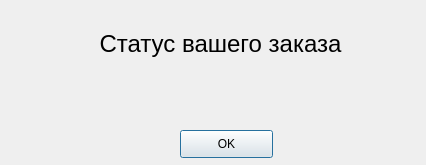
<?xml version="1.0" encoding="UTF-8"?>
<ui version="4.0">
 <class>Info</class>
 <widget class="QDialog" name="Info">
  <property name="geometry">
   <rect>
    <x>0</x>
    <y>0</y>
    <width>426</width>
    <height>165</height>
   </rect>
  </property>
  <property name="windowTitle">
   <string>Dialog</string>
  </property>
  <widget class="QWidget" name="verticalLayoutWidget">
   <property name="geometry">
    <rect>
     <x>70</x>
     <y>20</y>
     <width>301</width>
     <height>101</height>
    </rect>
   </property>
   <layout class="QVBoxLayout" name="verticalLayout">
    <item>
     <widget class="QLabel" name="label">
      <property name="text">
       <string>&lt;html&gt;&lt;head/&gt;&lt;body&gt;&lt;p align=&quot;center&quot;&gt;&lt;span style=&quot; font-size:18pt;&quot;&gt;Статус вашего заказа&lt;/span&gt;&lt;/p&gt;&lt;/body&gt;&lt;/html&gt;</string>
      </property>
     </widget>
    </item>
    <item>
     <widget class="QLabel" name="showInfo">
      <property name="font">
       <font>
        <pointsize>14</pointsize>
        <weight>50</weight>
        <bold>false</bold>
       </font>
      </property>
      <property name="text">
       <string>&lt;html&gt;&lt;head/&gt;&lt;body&gt;&lt;p align=&quot;center&quot;&gt;&lt;br/&gt;&lt;/p&gt;&lt;/body&gt;&lt;/html&gt;</string>
      </property>
     </widget>
    </item>
   </layout>
  </widget>
  <widget class="QPushButton" name="pushButton">
   <property name="geometry">
    <rect>
     <x>180</x>
     <y>130</y>
     <width>93</width>
     <height>28</height>
    </rect>
   </property>
   <property name="text">
    <string>OK</string>
   </property>
  </widget>
  <widget class="QLabel" name="label_2">
   <property name="geometry">
    <rect>
     <x>10</x>
     <y>10</y>
     <width>411</width>
     <height>151</height>
    </rect>
   </property>
   <property name="text">
    <string/>
   </property>
   <property name="pixmap">
    <pixmap>C:/Users/ftsyb/Downloads/imgonline-com-ua-Resize-joefOmnvrd.jpg</pixmap>
   </property>
  </widget>
  <zorder>label_2</zorder>
  <zorder>verticalLayoutWidget</zorder>
  <zorder>pushButton</zorder>
 </widget>
 <resources/>
 <connections>
  <connection>
   <sender>pushButton</sender>
   <signal>clicked()</signal>
   <receiver>Info</receiver>
   <slot>close()</slot>
   <hints>
    <hint type="sourcelabel">
     <x>229</x>
     <y>97</y>
    </hint>
    <hint type="destinationlabel">
     <x>286</x>
     <y>95</y>
    </hint>
   </hints>
  </connection>
 </connections>
</ui>
